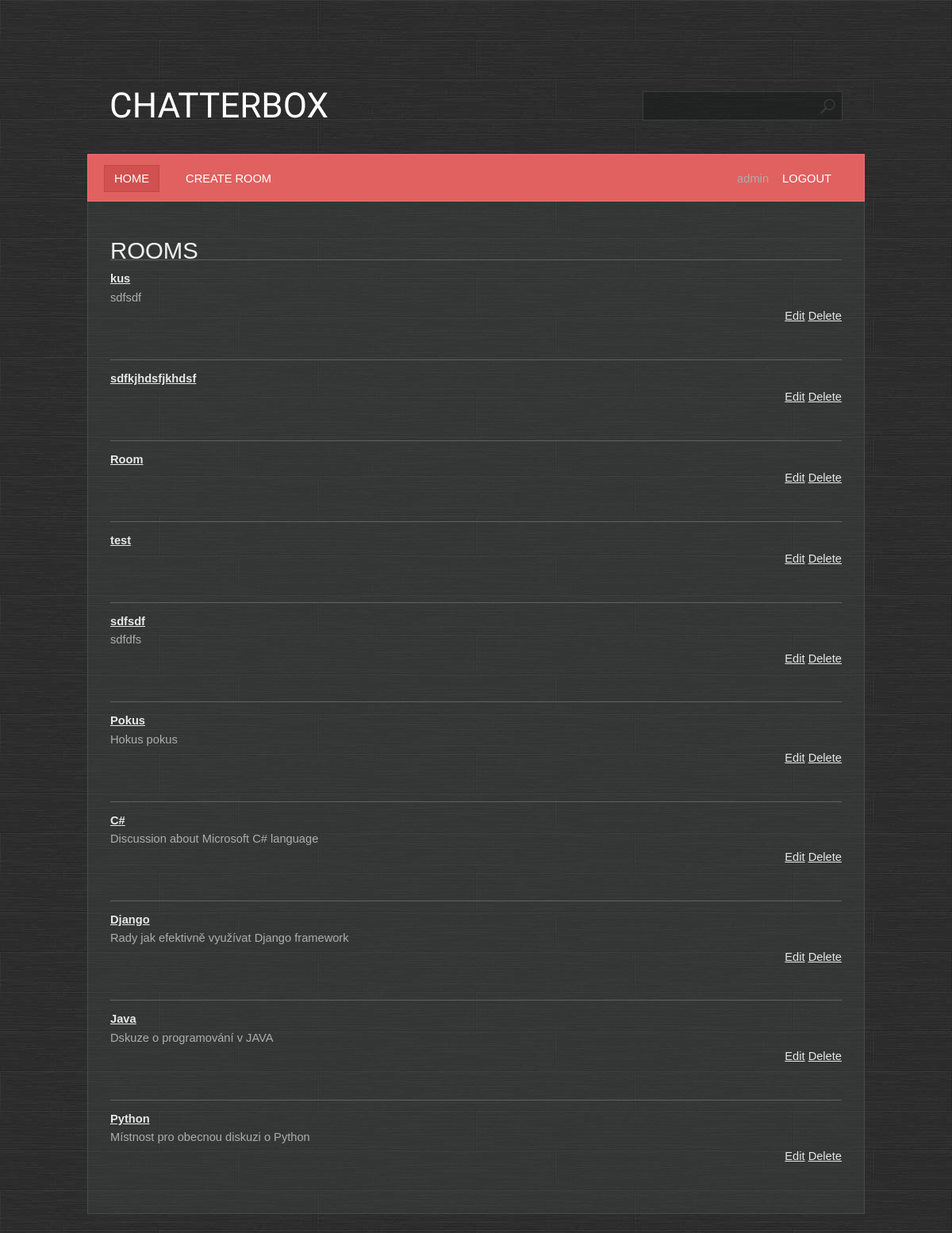
Before: / (signed in) with the older database file.
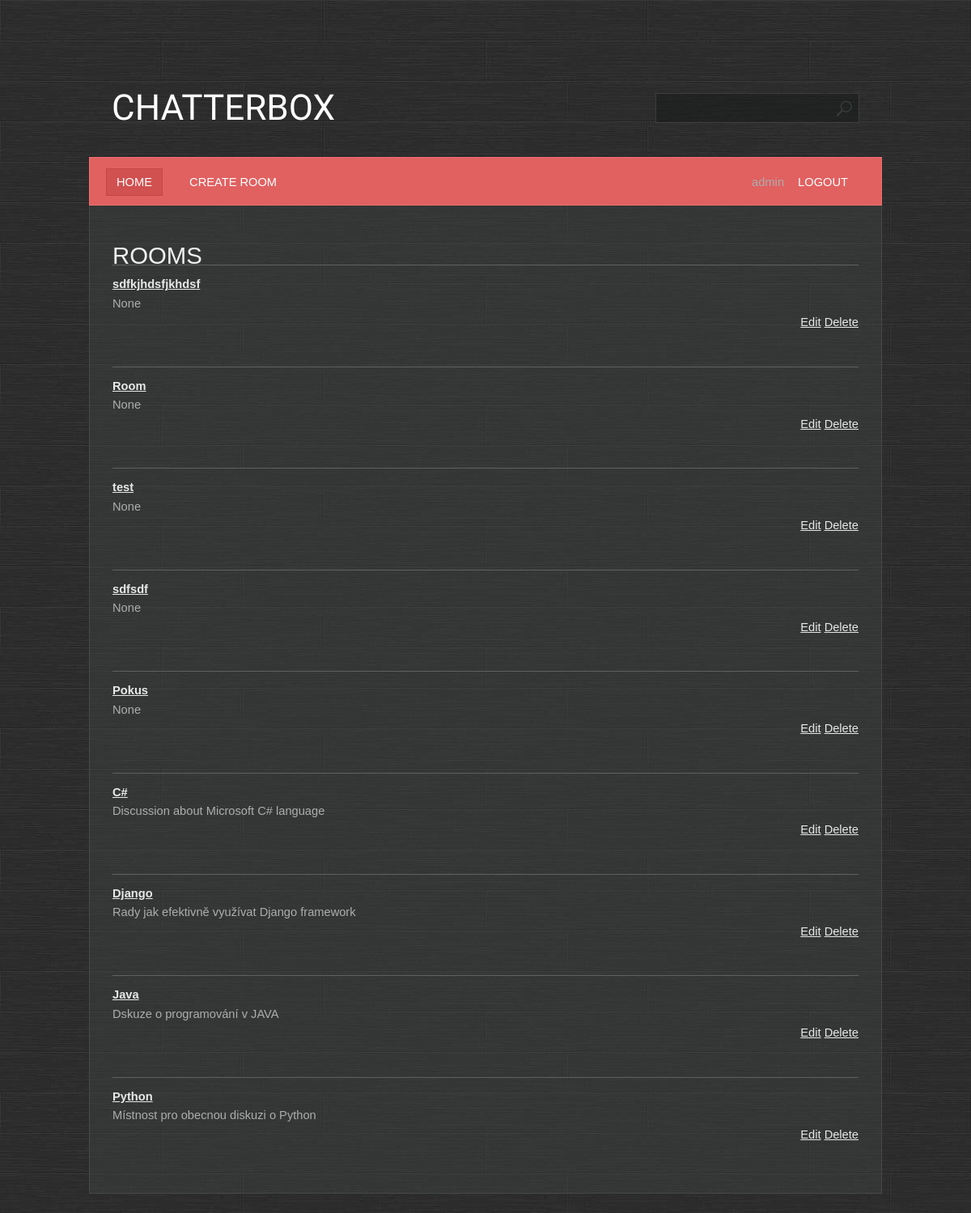
After: the same page with the newer database file.
### base/models.py (models this page shows, shortened)
class Room(models.Model):
    name = models.CharField(max_length=200, unique=True)
    description = models.TextField(null=True, blank=True)
    participants = models.ManyToManyField(User, related_name='participants', blank=True)
    created = models.DateTimeField(auto_now_add=True)
    updated = models.DateTimeField(auto_now=True)
    class Meta:
        ordering = ['-created', 'name', '-updated']

### base/views.py (the view)
# urls.py: path('', base.views.RoomsView.as_view(), name='rooms'),
class RoomsView(PermissionRequiredMixin, LoginRequiredMixin, ListView):
    template_name = 'base/rooms.html'
    model = Room
    permission_required = 'base.view_room'

### base/templates/base/rooms.html
{% extends 'main.html' %}
{% block content %}
<h1>Rooms</h1>
 <ul>
     {% for room in object_list %}
        <li>
            <div class="box">
                <div>
                    <a href="{% url 'room' room.id %}"><b>{{ room.name }}</b></a><br>
                    {{ room.description }}
                </div>
                <div style="float: right;">
                    {% if perms.base.delete_room and perms.base.change_room %}
                        <a href="{% url 'room_update' room.id %}">Edit</a>
                        <a href="{% url 'room_delete' room.id %}">Delete</a>
                    {% endif %}
                </div>
            </div>
        </li>
     {% endfor %}
 </ul>
{% endblock %}

### templates/main.html (shortened to what this page needs)
<!DOCTYPE html>
{% load static %}
<html lang="en">
<head>
    <link rel="stylesheet" href="{% static 'styles/style.css' %}"/>
</head>
<body>
<div id="wrapper">
    <div id="header">
        <div id="logo">
            <h1>
                <a href="#">Chatterbox</a>
            </h1>
        </div>
        {% if user.is_authenticated %}
            <div id="search">
                <form action="/search" method="get">
                    <div>
                        <input class="text" name="q" size="32" maxlength="64"/>
                    </div>
                </form>
            </div>
            <div id="menu">
                {% include 'navbar.html' %}
            </div>
        {% endif %}
    </div>
    <div id="page">
        <div id="content">
            {% block content %}
            {% endblock %}
        </div>
        <br class="clearfix"/>
    </div>
    <br class="clearfix"/>
</div>
</body>
</html>

### templates/navbar.html
<ul>
    <li class="first active">
        <a href="{% url 'rooms' %}">Home</a>
    </li>
    <li>
        {% if perms.base.add_room %}
            <a href="{% url 'room_create' %}">Create room</a>
        {%  endif %}
    </li>
    <li class="last-child">
        {{ user.username }}
        <a href="{% url 'logout' %}">Logout</a>
    </li>
</ul><br class="clearfix"/>

### static/styles/style.css (style rules this page uses)
* { margin: 0; padding: 0; }
a { text-decoration: underline; color: #e8e8e8; }
body { font-size: 11pt; line-height: 1.6em; font-family: Arial, sans-serif; background: #9ea3a3; color: #adadad; background: url(/static/images/bg.jpg); }
h1,h2,h3,h4 { text-transform: uppercase; font-weight: normal; color: #f0f0f0; }
ul { margin-bottom: 1.25em; }
ul { list-style: none; }
.last-child { float:right; }
.box { overflow: hidden; margin: 0 0 30px 0; }
#content { width: 100%; float: left; padding: 0; }
#header { position: relative; padding: 28px; height: 130px; }
#logo { position: absolute; top: 0; left: 28px; height: 130px; line-height: 130px; }
#logo a { text-decoration: none; color: #ffffff; }
#logo h1 { font-size: 3em; font-family: Bevan, serif; }
#page { position: relative; padding: 50px 28px 0px 28px; width: 922px; background: rgba(65, 70, 70, 0.4); border: solid 1px #474949; border-top: 0; }
#page ul li { padding: 12px 0 12px 0; border-top: solid 1px #606060; }
#menu { position: absolute; bottom: 0; left: 0; height: 58px; line-height: 60px; padding: 0 20px 0 20px; width: 938px; margin: 0 0 0 0; background: #e16060; border: solid 1px #f17070; }
#menu a { text-decoration: none; text-transform: uppercase; color: #ffffff; padding: 8px 12px 8px 12px; border: solid 1px #e16060; }
#menu ul { list-style: none; }
#menu ul li { display: inline; padding: 0 8px 0 8px; }
#menu ul li.first { padding-left: 0; }
#menu ul li.active a { background: #D15050; border: solid 1px #C64545; }
#wrapper { position: relative; width: 980px; margin: 68px auto 0 auto; }
#search { position: absolute; top: 0; right: 28px; height: 130px; line-height: 130px; }
#search input.text { padding: 10px 40px 10px 10px; background: rgba(15, 20, 20, 0.4) url(/static/images/search.png) top right no-repeat; border: 0; color: #c7c8c8; width: 200px; border: solid 1px #3c3c3c; }

Changed rows visible on the page:
removed Room: name "kus", description "sdfsdf"
changed Room "sdfkjhdsfjkhdsf": description (not shown) → "None"
changed Room "Room": description (not shown) → "None"
changed Room "test": description (not shown) → "None"
changed Room "sdfsdf": description "sdfdfs" → "None"
changed Room "Pokus": description "Hokus pokus" → "None"
